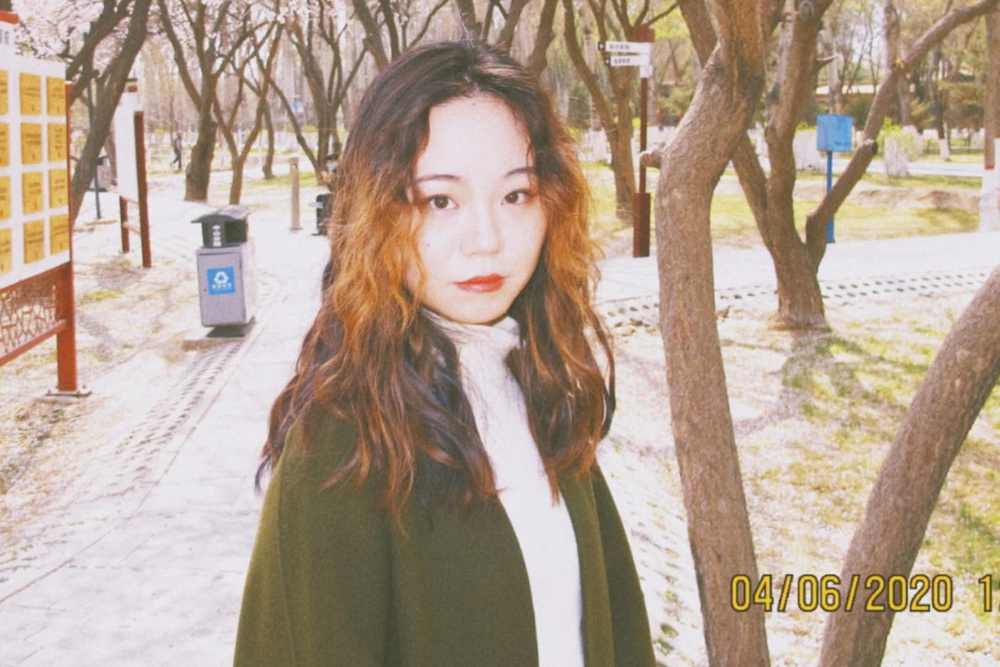
#> input picture image.jpg, 1000 x 667 px, shrunk from 1619 x 1080 before the run
$ python faceTest.py
#> lines starting #> are read from the running program, lines starting #| are printed output that depends on the picture; after the words box and inside, x2 and y2 are one past the last pixel; in counts of white or black regions, pixels touching at a corner belong together
import cv2
filename = 'image.jpg'
def detect(filename):
#> called with filename = 'image.jpg'
	face_cascade = cv2.CascadeClassifier('./haarcascades/haarcascade_frontalface_default.xml')
	img = cv2.imread(filename)
#> img is the input picture: shape (667, 1000, 3); mean B, G, R 145.2, 161.5, 180.4
	gray = cv2.cvtColor(img,cv2.COLOR_BGR2GRAY)
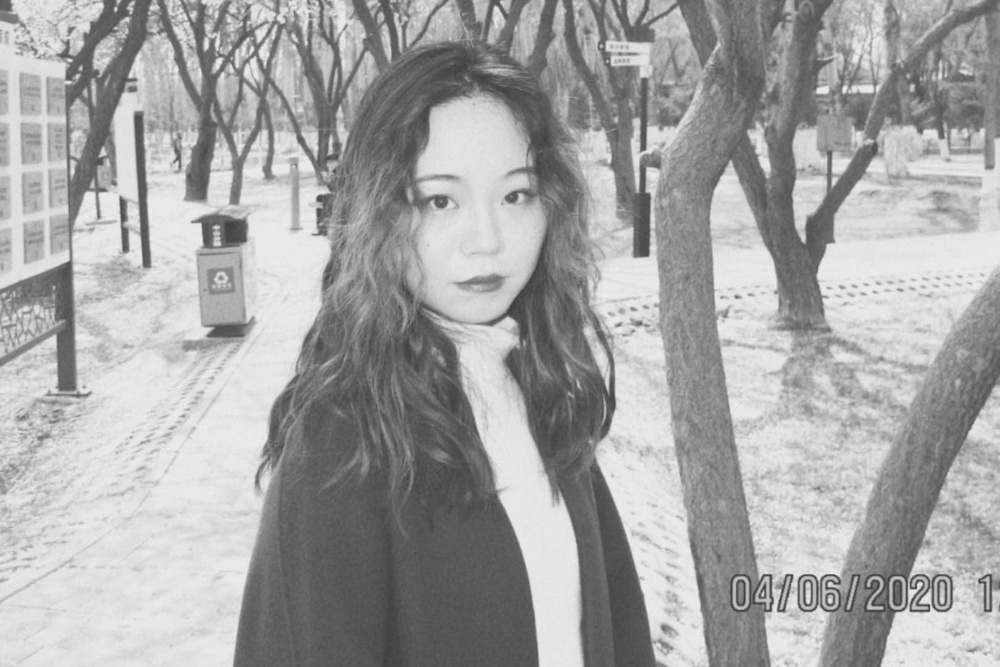
#> gray: shape (667, 1000); min 55, max 247, mean 165.3
	faces = face_cascade.detectMultiScale(gray, 1.3, 5)
#> faces = [[386, 134, 188, 188]]
	for (x,y,w,h) in faces:
		img = cv2.rectangle(img,(x,y),(x+w,y+h),(255,0,0),2)
#> this loop made 1 pass
#> pass 1, in detect, `img = cv2.rectangle(img,(x,y),(x+w,y+h),(255,0,0),2)`:
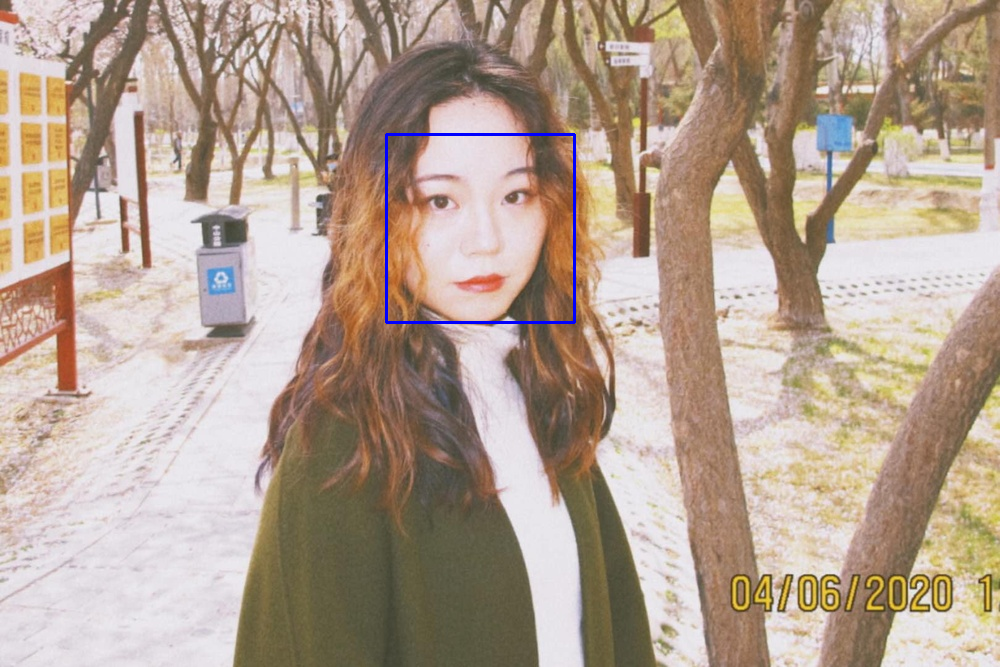
#> img: shape (667, 1000, 3); 0.34% of pixels changed, all inside (x1, y1, x2, y2) = (385, 133, 576, 324)
	cv2.imshow('Vikings Detexted!!',img)
	cv2.waitKey(0)

detect(filename)
